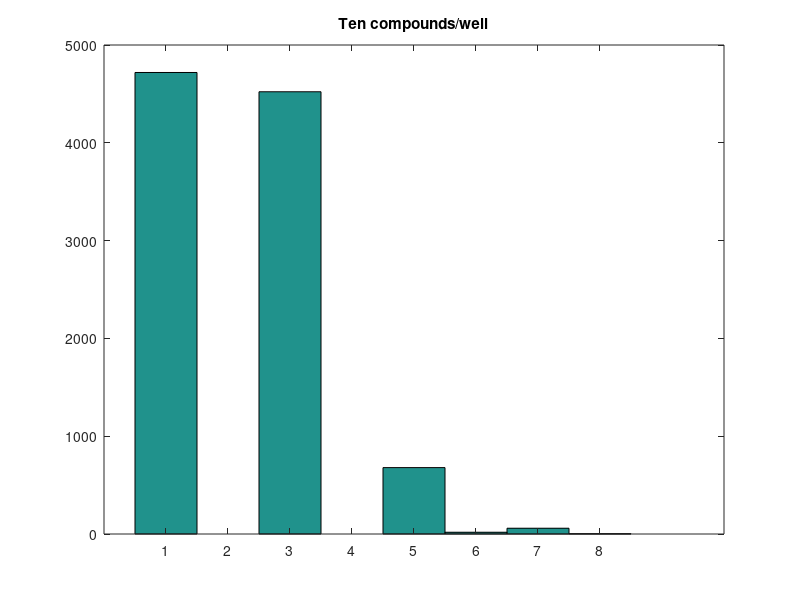
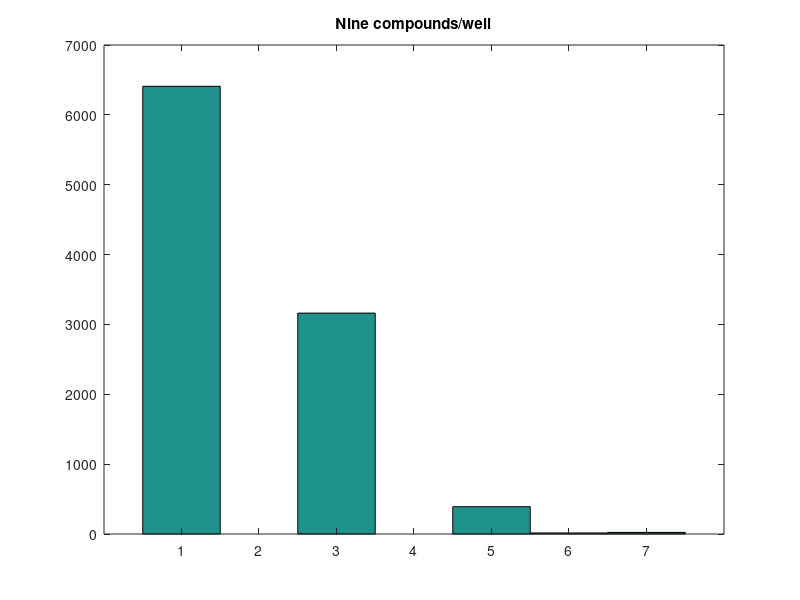
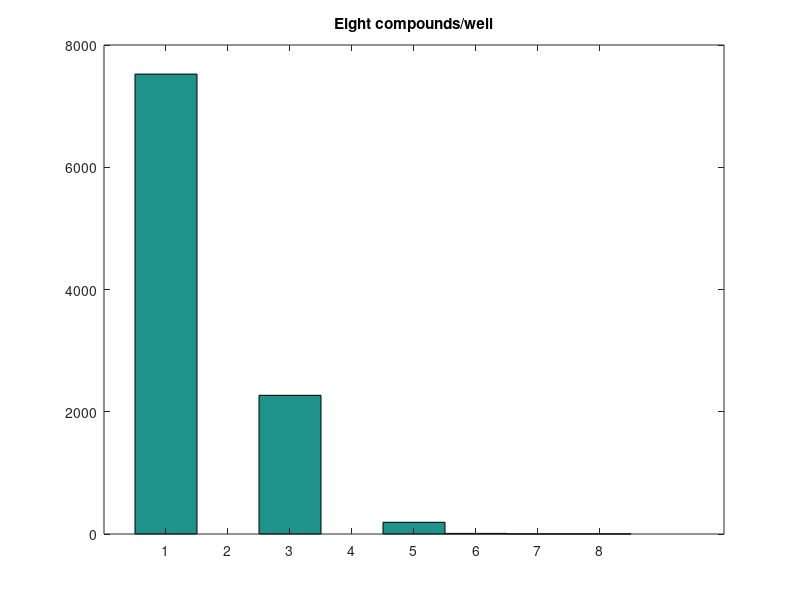
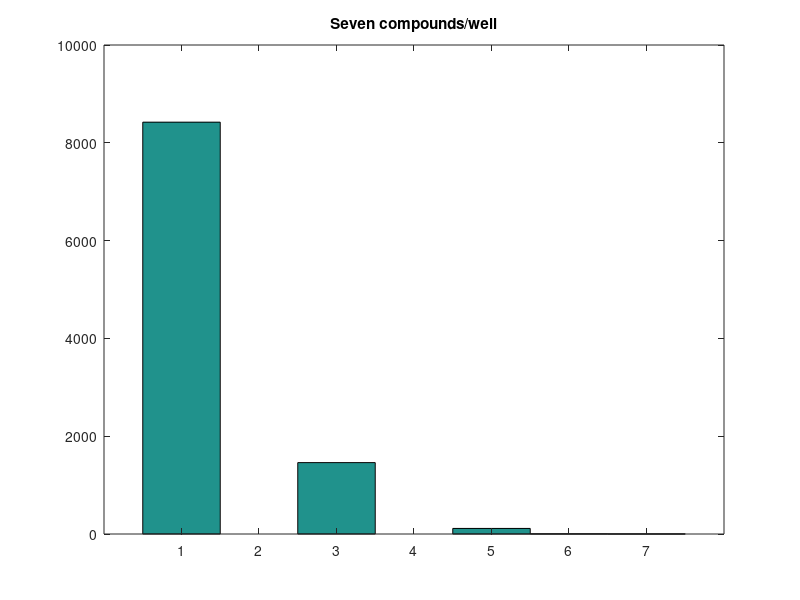

Source code (MATLAB) for these figures, in order:
function well_per_comp = simulateScreen
%Probability that fish will DIE (index = number of compound/well)
p = [0.014,0.021 0.032, 0.047, 0.071,0.106,0.159,.239,.357,.536];
num_rep = 10000;
well_per_comp = [0,0,0,0,0,0];
x_axis = [1,2,3,4,5,6,7,8,9,10];
well_per_comp(1) = 1;

arr_10 = zeros(1,num_rep);
for i = 1:num_rep
    arr_10(i) = run_ten(p);
end
figure();hist(arr_10,linspace(1,max(arr_10),max(arr_10)));title('Ten compounds/well');
well_per_comp(10) = mean(arr_10) / 10;

arr_9 = zeros(1,num_rep);
for i = 1:num_rep
    arr_9(i) = run_nine(p);
end
figure();hist(arr_9,linspace(1,max(arr_9),max(arr_9)));title('Nine compounds/well');
well_per_comp(9) = mean(arr_9) / 9;

arr_8 = zeros(1,num_rep);
for i = 1:num_rep
    arr_8(i) = run_eight(p);
end
figure();hist(arr_8,linspace(1,max(arr_8),max(arr_8)));title('Eight compounds/well');
well_per_comp(8) = mean(arr_8) / 8;

arr_7 = zeros(1,num_rep);
for i = 1:num_rep
    arr_7(i) = run_seven(p);
end
figure();hist(arr_7,linspace(1,max(arr_7),max(arr_7)));title('Seven compounds/well');
well_per_comp(7) = mean(arr_7) / 7;

arr_6 = zeros(1,num_rep);
for i = 1:num_rep
    arr_6(i) = run_six(p);
end
figure();hist(arr_6,linspace(1,max(arr_6),max(arr_6)));title('Six compounds/well');
well_per_comp(6) = mean(arr_6) / 6;

arr_five = zeros(1,num_rep);
for i = 1:num_rep
    arr_5(i) = run_five(p);
end
figure();hist(arr_5,linspace(1,max(arr_5),max(arr_5)));title('Five compounds/well');
well_per_comp(5) = mean(arr_5) / 5;

arr_4 = zeros(1,num_rep);
for i = 1:num_rep
    arr_4(i) = run_four(p);
end
figure();hist(arr_4,linspace(1,max(arr_4),max(arr_4)));title('Four compounds/well');
well_per_comp(4) = mean(arr_4) / 4;

arr_3 = zeros(1,num_rep);
for i = 1:num_rep
    arr_3(i) = run_three(p);
end
figure();hist(arr_3,linspace(1,max(arr_3),max(arr_3)));title('Three compounds/well');
well_per_comp(3) = mean(arr_3) / 3;

arr_2 = zeros(1,num_rep);
for i = 1:num_rep
    arr_2(i) = run_two(p);
end
figure();hist(arr_2,linspace(1,max(arr_2),max(arr_2)));title('Two compounds/well');
well_per_comp(2) = mean(arr_2) / 2;

close all;
figure();plot(x_axis, well_per_comp,'b.');title('Optimal compound per well selection');
xlabel('Number of wells/compound');ylabel('Wells needed to screen 1 compound');
x = x_axis; y = well_per_comp; c = cellstr(num2str(well_per_comp'));
dx = 0; dy = 0.05; 
text(x+dx, y+dy, c);
end

%The result returned by each of the below functions is how many wells were
%screened in order to reach a final conclusion
function res = run_ten(p)
num = rand; %If num > p then the fish is alive, otherwise it's dead!
if num > p(10)
    res = 1; %The fish is alive! We can extrapolate results :)
else
    %The fish has died :( Now we have to screen 5 and 5
    temp = run_five(p);
    temp = temp + run_five(p);
    res = temp + 1;
end
end

function res = run_nine(p)
num = rand; %If num > p then the fish is alive, otherwise it's dead!
if num > p(9)
    res = 1; %The fish is alive! We can extrapolate results :)
else
    %The fish has died :( Now we have to screen 5 and 5
    temp = run_four(p);
    temp = temp + run_five(p);
    res = temp + 1;
end
end

function res = run_eight(p)
num = rand; %If num > p then the fish is alive, otherwise it's dead!
if num > p(8)
    res = 1; %The fish is alive! We can extrapolate results :)
else
    %The fish has died :( Now we have to screen 5 and 5
    temp = run_four(p);
    temp = temp + run_four(p);
    res = temp + 1;
end
end

function res = run_seven(p)
num = rand; %If num > p then the fish is alive, otherwise it's dead!
if num > p(7)
    res = 1; %The fish is alive! We can extrapolate results :)
else
    %The fish has died :( Now we have to screen 5 and 5
    temp = run_four(p);
    temp = temp + run_three(p);
    res = temp + 1;
end
end

function res = run_six(p)
num = rand; %If num > p then the fish is alive, otherwise it's dead!
if num > p(6)
    res = 1; %The fish is alive! We can extrapolate results :)
else
    %The fish has died :( Now we have to screen 5 and 5
    temp = run_three(p);
    temp = temp + run_three(p);
    res = temp + 1;
end
end

function res = run_five(p)
num = rand; %If num > p then the fish is alive, otherwise it's dead!
if num > p(5)
    res = 1; %The fish is alive! We can extrapolate results :)
else
    %The fish has died :( Now we have to screen 5 and 5
    temp = run_three(p);
    temp = temp + run_two(p);
    res = temp + 1;
end
end

function res = run_four(p)
num = rand; %If num > p then the fish is alive, otherwise it's dead!
if num > p(4)
    res = 1; %The fish is alive! We can extrapolate results :)
else
    %The fish has died :( Now we have to screen 5 and 5
    temp = run_two(p);
    temp = temp + run_two(p);
    res = temp + 1;
end
end

function res = run_three(p)
num = rand; %If num > p then the fish is alive, otherwise it's dead!
if num > p(3)
    res = 1; %The fish is alive! We can extrapolate results :)
else
    %The fish has died :( Now we have to screen 5 and 5
    temp = run_two(p);
    res = temp + 2; %Add an extra 1 well to account for the fact that we have to image one more (split 2 and 1)
end
end

function res = run_two(p)
num = rand; %If num > p then the fish is alive, otherwise it's dead!
if num > p(2)
    res = 1; %The fish is alive! We can extrapolate results :)
else
    %The fish has died :( Now we have to screen 5 and 5
    res = 2;
end
end
